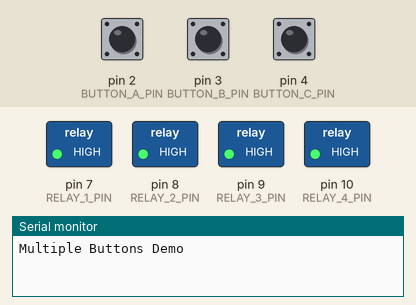
Simulated run of this sketch. Board: Arduino Uno, built with avr-gcc and run on an emulated ATmega328P. Shown: switched loads named in the sketch (green lamp = pin HIGH), the last lines printed to the serial monitor. The inputs (shaded band) are chosen by the test bench; at power-on: pin 2 (BUTTON_A_PIN) HIGH, pin 3 (BUTTON_B_PIN) HIGH, pin 4 (BUTTON_C_PIN) HIGH.

Above: at 1.2 s.
1.3 s: pin 2 (BUTTON_A_PIN) pulled LOW for 0.15 s
At 1.8 s:
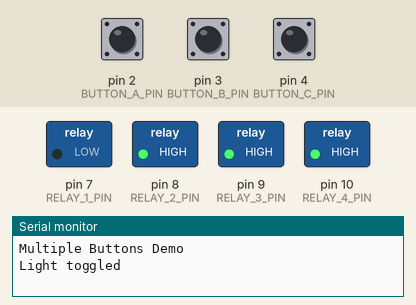
2.9 s: pin 3 (BUTTON_B_PIN) pulled LOW for 0.15 s
At 4.2 s:
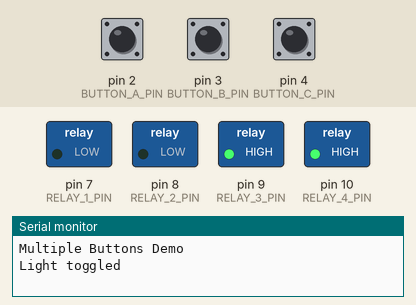
4.5 s: pin 4 (BUTTON_C_PIN) pulled LOW for 0.15 s
At 5.6 s:
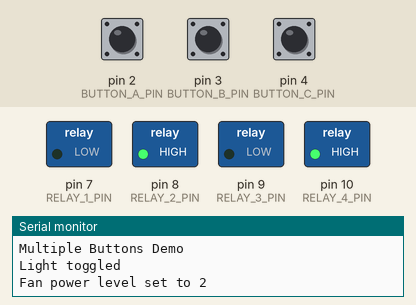
6.3 s: pin 4 (BUTTON_C_PIN) pulled LOW for 1 s
At 8.3 s:
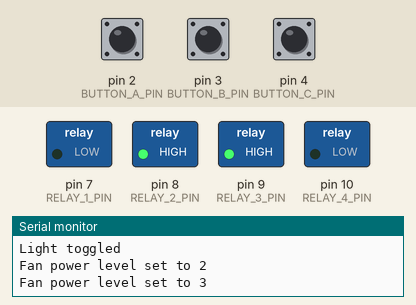
9.0 s: pin 2 (BUTTON_A_PIN) pulled LOW for 1 s
At 11.2 s:
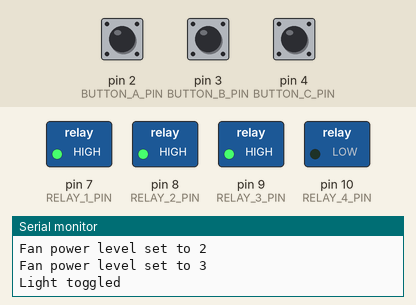
11.5 s: pin 4 (BUTTON_C_PIN) pulled LOW for 0.15 s
At 12.2 s:
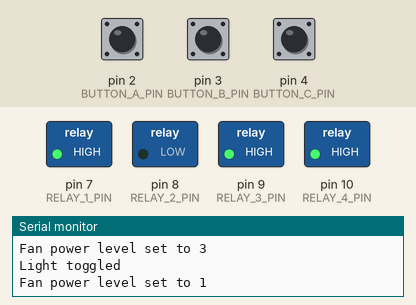
Timing chart, 0 to 14.3 s (numbered marks = the images above; inputs shaded):
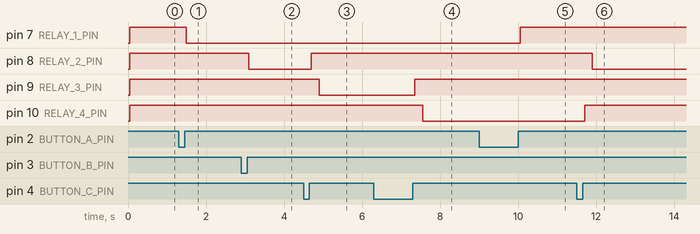

The sketch:

napa.ino
```cpp
/////////////////////////////////////////////////////////////////

#include "Button2.h"

/////////////////////////////////////////////////////////////////

#define BUTTON_A_PIN  2
#define BUTTON_B_PIN  3
#define BUTTON_C_PIN  4

#define RELAY_1_PIN   7  // Light Control
#define RELAY_2_PIN   8  // Fan Speed Level 1
#define RELAY_3_PIN   9  // Fan Speed Level 2
#define RELAY_4_PIN   10 // Fan Speed Level 3

#define RELAY_ON      LOW
#define RELAY_OFF     HIGH

/////////////////////////////////////////////////////////////////

Button2 buttonA, buttonB, buttonC;
bool relay1State = false;
bool fanState = false; // Fan starts OFF
int fanPowerLevel = 1; // Start at level 1

/////////////////////////////////////////////////////////////////

void setup() {
  Serial.begin(115200);
  delay(50);
  Serial.println("\n\nMultiple Buttons Demo");

  pinMode(RELAY_1_PIN, OUTPUT);
  pinMode(RELAY_2_PIN, OUTPUT);
  pinMode(RELAY_3_PIN, OUTPUT);
  pinMode(RELAY_4_PIN, OUTPUT);

  digitalWrite(RELAY_1_PIN, RELAY_OFF);    // Light off initially
  digitalWrite(RELAY_2_PIN, RELAY_OFF);     // Fan starts at level 1
  digitalWrite(RELAY_3_PIN, RELAY_OFF);
  digitalWrite(RELAY_4_PIN, RELAY_OFF);

  buttonA.begin(BUTTON_A_PIN);
  buttonA.setTapHandler(toggleLight);

  buttonB.begin(BUTTON_B_PIN);
  buttonB.setTapHandler(toggleFan);

  buttonC.begin(BUTTON_C_PIN);
  buttonC.setTapHandler(cycleFanPower);
}

/////////////////////////////////////////////////////////////////

void loop() {
  buttonA.loop();
  buttonB.loop();
  buttonC.loop();
}

/////////////////////////////////////////////////////////////////

void toggleLight(Button2& btn) {
   relay1State = !relay1State;
   digitalWrite(RELAY_1_PIN, relay1State ? RELAY_ON : RELAY_OFF);
   Serial.println("Light toggled");
}

void toggleFan(Button2& btn) {
   fanState = !fanState;
   if (fanState) {
       setRelaysForFan();
   } else {
       digitalWrite(RELAY_2_PIN, RELAY_OFF);
       digitalWrite(RELAY_3_PIN, RELAY_OFF);
       digitalWrite(RELAY_4_PIN, RELAY_OFF);
       Serial.println("Fan turned OFF");
   }
}

void cycleFanPower(Button2& btn) {
   if (fanState) {
       fanPowerLevel = (fanPowerLevel % 3) + 1;

       setRelaysForFan();

       Serial.print("Fan power level set to ");
       Serial.println(fanPowerLevel);
   }
}

void setRelaysForFan() {
    // Check the current state of the relays
    bool allOff = digitalRead(RELAY_2_PIN) == RELAY_OFF &&
                  digitalRead(RELAY_3_PIN) == RELAY_OFF &&
                  digitalRead(RELAY_4_PIN) == RELAY_OFF;

    // Turn off all relays
    digitalWrite(RELAY_2_PIN, RELAY_OFF);
    digitalWrite(RELAY_3_PIN, RELAY_OFF);
    digitalWrite(RELAY_4_PIN, RELAY_OFF);

    // Skip delay if they were already all off
    if (!allOff) {
        delay(200);
    }

    // Set relays based on fan power level
    digitalWrite(RELAY_2_PIN, fanPowerLevel == 1 ? RELAY_ON : RELAY_OFF);
    digitalWrite(RELAY_3_PIN, fanPowerLevel == 2 ? RELAY_ON : RELAY_OFF);
    digitalWrite(RELAY_4_PIN, fanPowerLevel == 3 ? RELAY_ON : RELAY_OFF);
}

/////////////////////////////////////////////////////////////////
```

Measured:
- after the input at 1.3 s, pin 7 (RELAY_1_PIN): HIGH → LOW after 0.20 s
- after the input at 2.9 s, pin 8 (RELAY_2_PIN): HIGH → LOW after 0.20 s
- after the input at 4.5 s, pin 8 (RELAY_2_PIN): LOW → HIGH after 0.20 s; pin 9 (RELAY_3_PIN): HIGH → LOW after 0.40 s
- after the input at 6.3 s, pin 9 (RELAY_3_PIN): LOW → HIGH after 1.0 s; pin 10 (RELAY_4_PIN): HIGH → LOW after 1.2 s
- after the input at 9.0 s, pin 7 (RELAY_1_PIN): LOW → HIGH after 1.0 s
- after the input at 11.5 s, pin 8 (RELAY_2_PIN): HIGH → LOW after 0.40 s; pin 10 (RELAY_4_PIN): LOW → HIGH after 0.20 s
